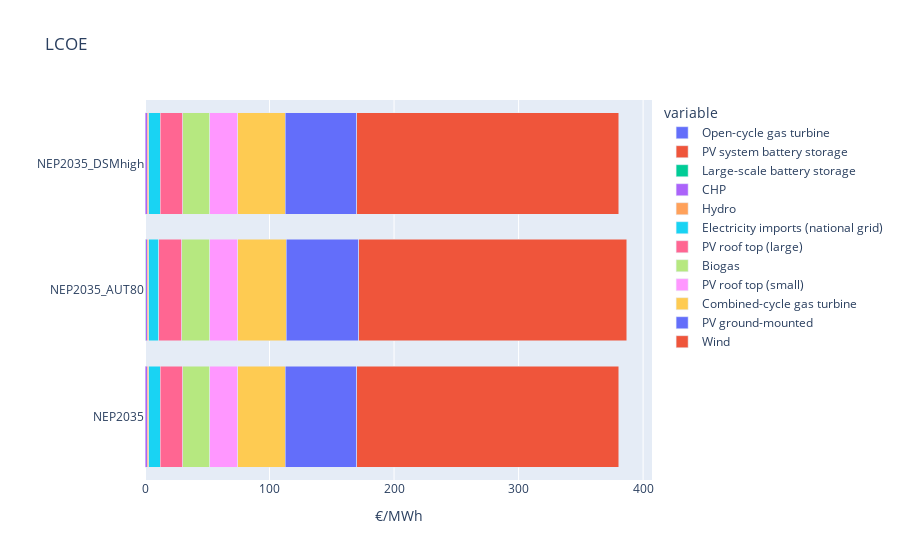

Here is the notebook cell this chart was saved with:
### Markdown cell above
## compare scenarios

### Code cell
val = 'LCOE'
df = pd.DataFrame([results_scns[sci]['results_t'][val] for sci in scenarios], index=scenarios)

df = df.rename(columns=PRINT_NAMES)

df = df.sort_values(by=scenarios, axis=1, ascending=True)

fig = px.bar(df, orientation='h', title=f'{val}')

fig.update_layout(barmode='stack', xaxis={'categoryorder':'total ascending'})
fig.update_xaxes(title_text='€/MWh')
fig.update_yaxes(title_text='')
fig.show()

### Figure 1 — Plotly figure (JSON) as saved in the notebook; plotly's stock layout.template omitted (floating-point values rounded to 4 significant figures)
{"data": [{"alignmentgroup": "True", "hovertemplate": "variable=Open-cycle gas turbine<br>value=%{x}<br>index=%{y}<extra></extra>", "legendgroup": "Open-cycle gas turbine", "marker": {"color": "#636efa"}, "name": "Open-cycle gas turbine", "offsetgroup": "Open-cycle gas turbine", "orientation": "h", "showlegend": true, "textposition": "auto", "type": "bar", "x": [0, 0, 0], "xaxis": "x", "y": ["NEP2035", "NEP2035_AUT80", "NEP2035_DSMhigh"], "yaxis": "y"}, {"alignmentgroup": "True", "hovertemplate": "variable=PV system battery storage<br>value=%{x}<br>index=%{y}<extra></extra>", "legendgroup": "PV system battery storage", "marker": {"color": "#EF553B"}, "name": "PV system battery storage", "offsetgroup": "PV system battery storage", "orientation": "h", "showlegend": true, "textposition": "auto", "type": "bar", "x": [0, 0, 0], "xaxis": "x", "y": ["NEP2035", "NEP2035_AUT80", "NEP2035_DSMhigh"], "yaxis": "y"}, {"alignmentgroup": "True", "hovertemplate": "variable=Large-scale battery storage<br>value=%{x}<br>index=%{y}<extra></extra>", "legendgroup": "Large-scale battery storage", "marker": {"color": "#00cc96"}, "name": "Large-scale battery storage", "offsetgroup": "Large-scale battery storage", "orientation": "h", "showlegend": true, "textposition": "auto", "type": "bar", "x": [0.3843, 0.4012, 0.3844], "xaxis": "x", "y": ["NEP2035", "NEP2035_AUT80", "NEP2035_DSMhigh"], "yaxis": "y"}, {"alignmentgroup": "True", "hovertemplate": "variable=CHP<br>value=%{x}<br>index=%{y}<extra></extra>", "legendgroup": "CHP", "marker": {"color": "#ab63fa"}, "name": "CHP", "offsetgroup": "CHP", "orientation": "h", "showlegend": true, "textposition": "auto", "type": "bar", "x": [1.265, 1.32, 1.265], "xaxis": "x", "y": ["NEP2035", "NEP2035_AUT80", "NEP2035_DSMhigh"], "yaxis": "y"}, {"alignmentgroup": "True", "hovertemplate": "variable=Hydro<br>value=%{x}<br>index=%{y}<extra></extra>", "legendgroup": "Hydro", "marker": {"color": "#FFA15A"}, "name": "Hydro", "offsetgroup": "Hydro", "orientation": "h", "showlegend": true, "textposition": "auto", "type": "bar", "x": [1.369, 1.397, 1.37], "xaxis": "x", "y": ["NEP2035", "NEP2035_AUT80", "NEP2035_DSMhigh"], "yaxis": "y"}, {"alignmentgroup": "True", "hovertemplate": "variable=Electricity imports (national grid)<br>value=%{x}<br>index=%{y}<extra></extra>", "legendgroup": "Electricity imports (national grid)", "marker": {"color": "#19d3f3"}, "name": "Electricity imports (national grid)", "offsetgroup": "Electricity imports (national grid)", "orientation": "h", "showlegend": true, "textposition": "auto", "type": "bar", "x": [9.365, 8.084, 9.344], "xaxis": "x", "y": ["NEP2035", "NEP2035_AUT80", "NEP2035_DSMhigh"], "yaxis": "y"}, {"alignmentgroup": "True", "hovertemplate": "variable=PV roof top (large)<br>value=%{x}<br>index=%{y}<extra></extra>", "legendgroup": "PV roof top (large)", "marker": {"color": "#FF6692"}, "name": "PV roof top (large)", "offsetgroup": "PV roof top (large)", "orientation": "h", "showlegend": true, "textposition": "auto", "type": "bar", "x": [17.86, 18.22, 17.87], "xaxis": "x", "y": ["NEP2035", "NEP2035_AUT80", "NEP2035_DSMhigh"], "yaxis": "y"}, {"alignmentgroup": "True", "hovertemplate": "variable=Biogas<br>value=%{x}<br>index=%{y}<extra></extra>", "legendgroup": "Biogas", "marker": {"color": "#B6E880"}, "name": "Biogas", "offsetgroup": "Biogas", "orientation": "h", "showlegend": true, "textposition": "auto", "type": "bar", "x": [21.93, 22.38, 21.94], "xaxis": "x", "y": ["NEP2035", "NEP2035_AUT80", "NEP2035_DSMhigh"], "yaxis": "y"}, {"alignmentgroup": "True", "hovertemplate": "variable=PV roof top (small)<br>value=%{x}<br>index=%{y}<extra></extra>", "legendgroup": "PV roof top (small)", "marker": {"color": "#FF97FF"}, "name": "PV roof top (small)", "offsetgroup": "PV roof top (small)", "orientation": "h", "showlegend": true, "textposition": "auto", "type": "bar", "x": [22.38, 22.83, 22.38], "xaxis": "x", "y": ["NEP2035", "NEP2035_AUT80", "NEP2035_DSMhigh"], "yaxis": "y"}, {"alignmentgroup": "True", "hovertemplate": "variable=Combined-cycle gas turbine<br>value=%{x}<br>index=%{y}<extra></extra>", "legendgroup": "Combined-cycle gas turbine", "marker": {"color": "#FECB52"}, "name": "Combined-cycle gas turbine", "offsetgroup": "Combined-cycle gas turbine", "orientation": "h", "showlegend": true, "textposition": "auto", "type": "bar", "x": [38.03, 38.8, 38.04], "xaxis": "x", "y": ["NEP2035", "NEP2035_AUT80", "NEP2035_DSMhigh"], "yaxis": "y"}, {"alignmentgroup": "True", "hovertemplate": "variable=PV ground-mounted<br>value=%{x}<br>index=%{y}<extra></extra>", "legendgroup": "PV ground-mounted", "marker": {"color": "#636efa"}, "name": "PV ground-mounted", "offsetgroup": "PV ground-mounted", "orientation": "h", "showlegend": true, "textposition": "auto", "type": "bar", "x": [57.25, 58.4, 57.27], "xaxis": "x", "y": ["NEP2035", "NEP2035_AUT80", "NEP2035_DSMhigh"], "yaxis": "y"}, {"alignmentgroup": "True", "hovertemplate": "variable=Wind<br>value=%{x}<br>index=%{y}<extra></extra>", "legendgroup": "Wind", "marker": {"color": "#EF553B"}, "name": "Wind", "offsetgroup": "Wind", "orientation": "h", "showlegend": true, "textposition": "auto", "type": "bar", "x": [210.7, 215.0, 210.8], "xaxis": "x", "y": ["NEP2035", "NEP2035_AUT80", "NEP2035_DSMhigh"], "yaxis": "y"}], "layout": {"barmode": "stack", "legend": {"title": {"text": "variable"}, "tracegroupgap": 0}, "title": {"text": "LCOE"}, "xaxis": {"anchor": "y", "categoryorder": "total ascending", "domain": [0, 1], "title": {"text": "€/MWh"}}, "yaxis": {"anchor": "x", "domain": [0, 1], "title": {"text": ""}}}}
